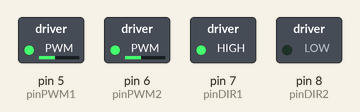
Bench run of a sketch on a simulated Arduino Uno, built with avr-gcc and run on an emulated ATmega328P. Parts: switched loads named in the sketch (green lamp = pin HIGH).

Above: at 0.05 s.
At 1.95 s:
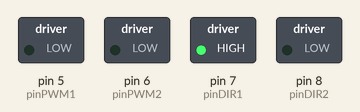
At 2.95 s:
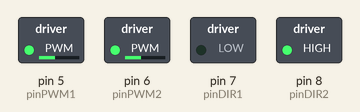
At 3.95 s:
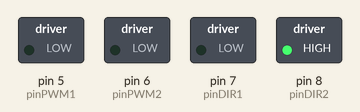
At 5.95 s:
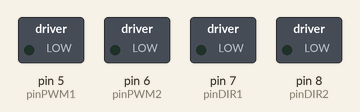
At 7.95 s:
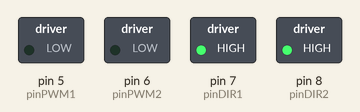
Timing chart, 0 to 10.4 s (numbered marks = the images above):
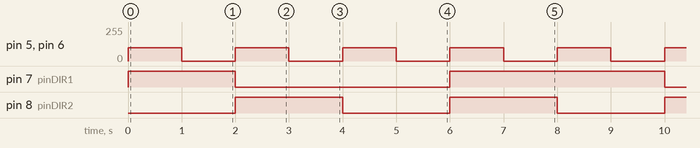

The sketch:

Jellibi-CAM-04-02-MotorBase-4WAY.ino
```cpp
////////////////////  모터 1번(왼쪽)과 2번(오른쪽)

#define pinDIR1   7 // 1번(왼쪽)모터 방향 지정용 연결 핀
#define pinPWM1   5 // 1번(왼쪽)모터 속력 지정용 연결 핀

#define pinDIR2   8 // 2번(오른쪽)모터 방향 지정용 연결 핀
#define pinPWM2   6 // 2번(오른쪽)모터 속력 지정용 연결 핀

////////////////////  모터 회전 동작

#define FORWARD   0 // 전진 방향
#define BAKWARD   1 // 후진 방향

void  drive(int dir1, int power1, int dir2, int power2)
{
  boolean dirHighLow1, dirHighLow2;

  if(dir1 == FORWARD)  // 1번(왼쪽)모터 방향
    dirHighLow1 = HIGH;
  else // BACKWARD
    dirHighLow1 = LOW;

  if(dir2 == FORWARD)  // 2번(오른쪽)모터
    dirHighLow2 = LOW;
  else // BACKWARD
    dirHighLow2 = HIGH;

  digitalWrite(pinDIR1, dirHighLow1);
  analogWrite(pinPWM1, power1);

  digitalWrite(pinDIR2, dirHighLow2);
  analogWrite(pinPWM2, power2);
}

void  Forward(int power)  // 전진
{
  drive(FORWARD, power, FORWARD, power);
}

void  Backward(int power)  // 후진
{
  drive(BAKWARD, power, BAKWARD, power);
}

void  TurnLeft(int power)  // 좌회전
{
  drive(BAKWARD, power, FORWARD, power);
}

void  TurnRight(int power)  // 우회전
{
  drive(FORWARD, power, BAKWARD, power);
}

void Stop()  // 정지
{
  analogWrite(pinPWM1, 0);
  analogWrite(pinPWM2, 0);
}

////////////////////

void  setup()
{
  // 모터 제어 핀들을 모두 출력용으로 설정

  pinMode( pinDIR1, OUTPUT ); // 1번(왼쪽)모터 방향 핀
  pinMode( pinPWM1, OUTPUT ); // 1번(왼쪽)모터 속력 핀

  pinMode( pinDIR2, OUTPUT ); // 2번(오른쪽)모터 방향 핀
  pinMode( pinPWM2, OUTPUT ); // 2번(오른쪽)모터 속력 핀
}

int Power = 100;  // 기본 속력

void  loop()
{
  Forward( Power );  // 전진
  delay( 1000 );
  Stop();
  delay( 1000 );

  Backward( Power );  // 후진
  delay( 1000 );
  Stop();
  delay( 1000 );

  TurnLeft( Power );  // 좌회전
  delay( 1000 );
  Stop();
  delay( 1000 );

  TurnRight( Power );  // 우회전
  delay( 1000 );
  Stop();
  delay( 1000 );
  }
```

Measured:
- by itself, pin 5 (pinPWM1), pin 6 (pinPWM2): alternates 100/255 for 1.0 s and 0/255 for 1.0 s
- by itself, pin 7 (pinDIR1): repeats every 8.0 s: LOW 4.0 s, HIGH 4.0 s
- by itself, pin 8 (pinDIR2): alternates HIGH for 2.0 s and LOW for 2.0 s
